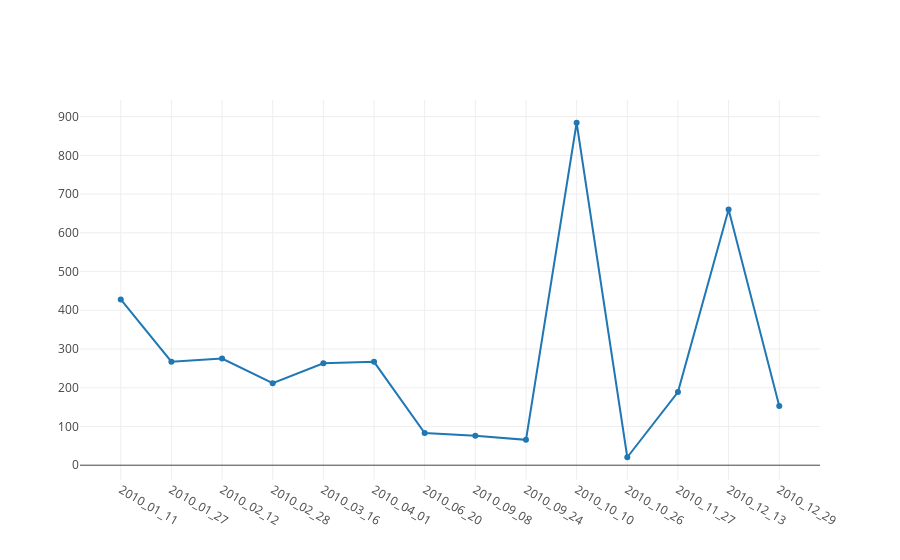

Notebook cell for this chart:
### Code cell
from plotly.graph_objs import *
from plotly.offline import download_plotlyjs, init_notebook_mode, plot, iplot
import numpy as np

init_notebook_mode(connected=True)

_date = []
_value = []

for i in range(len(date)):
    y, m, d = date[i].split('_')
    if (y == '2010'):
        _value.append(area[i])
        _date.append('_'.join([y, m, d]))
        
iplot([Scatter(x=_date,y=_value)])

### Figure 1 — Plotly figure (JSON) as saved in the notebook; plotly's stock layout.template omitted (floating-point values rounded to 4 significant figures)
{"data": [{"type": "scatter", "x": ["2010_01_11", "2010_01_27", "2010_02_12", "2010_02_28", "2010_03_16", "2010_04_01", "2010_06_20", "2010_09_08", "2010_09_24", "2010_10_10", "2010_10_26", "2010_11_27", "2010_12_13", "2010_12_29"], "y": [428.1, 267.4, 275.5, 211.8, 263.1, 267.0, 83.08, 76.17, 65.56, 884.3, 20.54, 188.9, 660.5, 153.0]}], "layout": {}}
